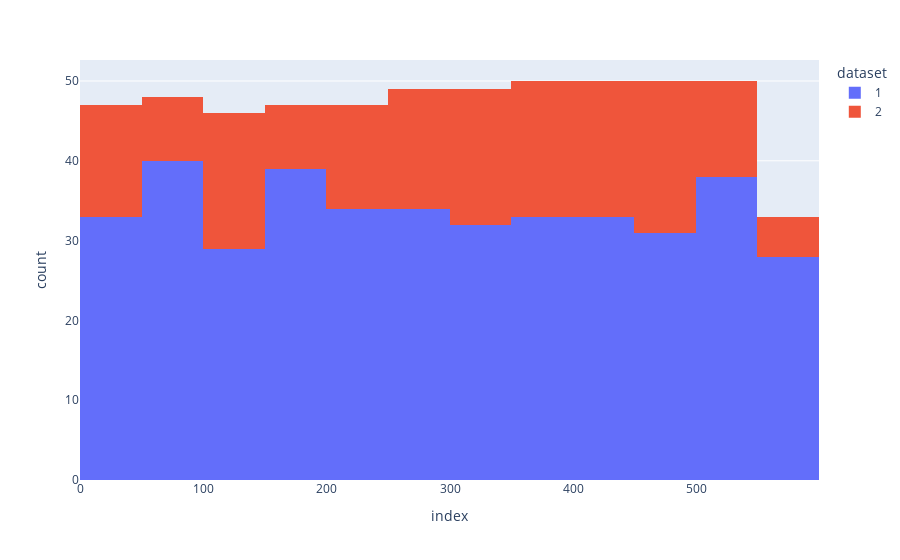
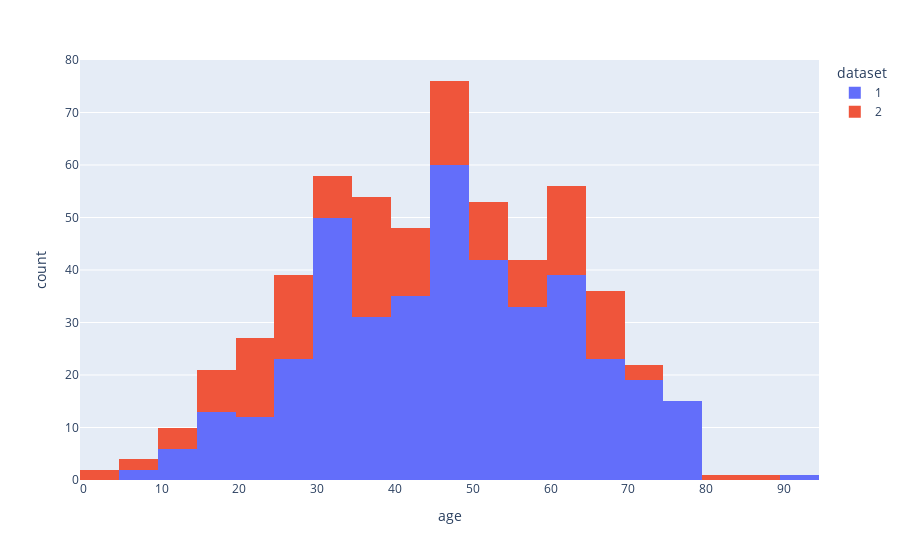
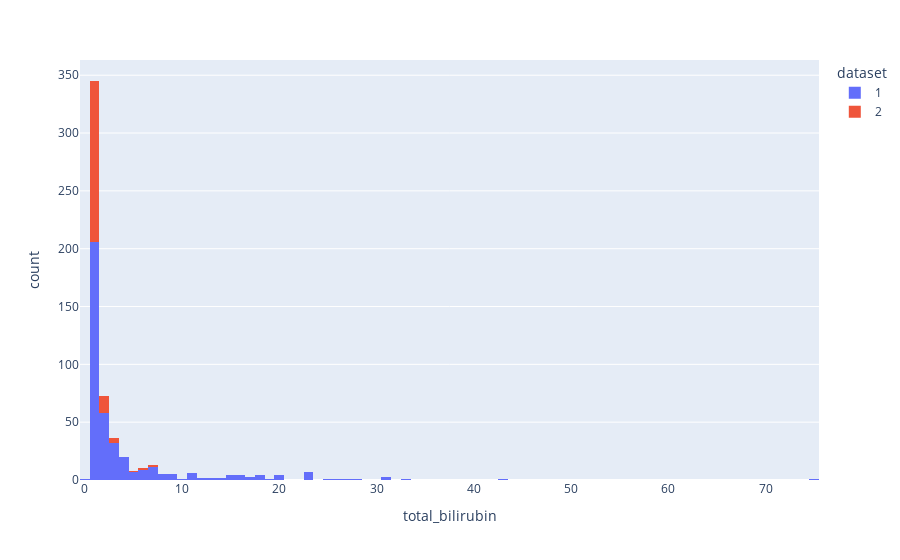
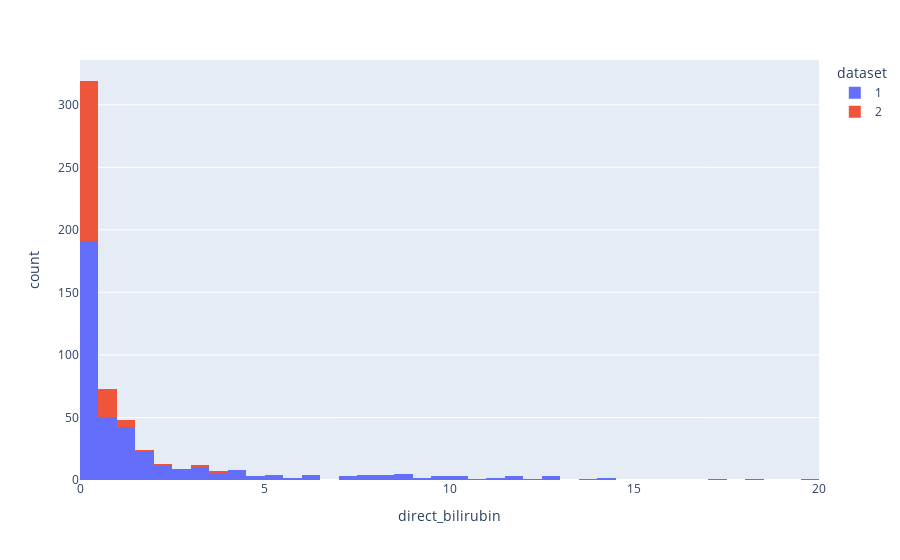

Here is the notebook cell these charts were saved with, in order:
### Code cell
for col in num_col.columns:
    px.histogram(df,x=col,color='dataset').show()

### Figure 1 — Plotly figure (JSON) as saved in the notebook; plotly's stock layout.template omitted (floating-point values rounded to 4 significant figures; data arrays with more than 128 entries replaced by an {"elided": "..."} marker saying what was removed)
{"data": [{"bingroup": "x", "hovertemplate": "dataset=1<br>index=%{x}<br>count=%{y}<extra></extra>", "legendgroup": "1", "marker": {"color": "#636efa", "pattern": {"shape": ""}}, "name": "1", "orientation": "v", "showlegend": true, "type": "histogram", "x": {"elided": "404 int values"}, "xaxis": "x", "yaxis": "y"}, {"bingroup": "x", "hovertemplate": "dataset=2<br>index=%{x}<br>count=%{y}<extra></extra>", "legendgroup": "2", "marker": {"color": "#EF553B", "pattern": {"shape": ""}}, "name": "2", "orientation": "v", "showlegend": true, "type": "histogram", "x": {"elided": "162 int values"}, "xaxis": "x", "yaxis": "y"}], "layout": {"barmode": "relative", "legend": {"title": {"text": "dataset"}, "tracegroupgap": 0}, "margin": {"t": 60}, "xaxis": {"anchor": "y", "domain": [0, 1], "title": {"text": "index"}}, "yaxis": {"anchor": "x", "domain": [0, 1], "title": {"text": "count"}}}}

### Figure 2 — Plotly figure (JSON) as saved in the notebook; plotly's stock layout.template omitted (floating-point values rounded to 4 significant figures; data arrays with more than 128 entries replaced by an {"elided": "..."} marker saying what was removed)
{"data": [{"bingroup": "x", "hovertemplate": "dataset=1<br>age=%{x}<br>count=%{y}<extra></extra>", "legendgroup": "1", "marker": {"color": "#636efa", "pattern": {"shape": ""}}, "name": "1", "orientation": "v", "showlegend": true, "type": "histogram", "x": {"elided": "404 int values"}, "xaxis": "x", "yaxis": "y"}, {"bingroup": "x", "hovertemplate": "dataset=2<br>age=%{x}<br>count=%{y}<extra></extra>", "legendgroup": "2", "marker": {"color": "#EF553B", "pattern": {"shape": ""}}, "name": "2", "orientation": "v", "showlegend": true, "type": "histogram", "x": {"elided": "162 int values"}, "xaxis": "x", "yaxis": "y"}], "layout": {"barmode": "relative", "legend": {"title": {"text": "dataset"}, "tracegroupgap": 0}, "margin": {"t": 60}, "xaxis": {"anchor": "y", "domain": [0, 1], "title": {"text": "age"}}, "yaxis": {"anchor": "x", "domain": [0, 1], "title": {"text": "count"}}}}

### Figure 3 — Plotly figure (JSON) as saved in the notebook; plotly's stock layout.template omitted (floating-point values rounded to 4 significant figures; data arrays with more than 128 entries replaced by an {"elided": "..."} marker saying what was removed)
{"data": [{"bingroup": "x", "hovertemplate": "dataset=1<br>total_bilirubin=%{x}<br>count=%{y}<extra></extra>", "legendgroup": "1", "marker": {"color": "#636efa", "pattern": {"shape": ""}}, "name": "1", "orientation": "v", "showlegend": true, "type": "histogram", "x": {"elided": "404 float values"}, "xaxis": "x", "yaxis": "y"}, {"bingroup": "x", "hovertemplate": "dataset=2<br>total_bilirubin=%{x}<br>count=%{y}<extra></extra>", "legendgroup": "2", "marker": {"color": "#EF553B", "pattern": {"shape": ""}}, "name": "2", "orientation": "v", "showlegend": true, "type": "histogram", "x": {"elided": "162 float values"}, "xaxis": "x", "yaxis": "y"}], "layout": {"barmode": "relative", "legend": {"title": {"text": "dataset"}, "tracegroupgap": 0}, "margin": {"t": 60}, "xaxis": {"anchor": "y", "domain": [0, 1], "title": {"text": "total_bilirubin"}}, "yaxis": {"anchor": "x", "domain": [0, 1], "title": {"text": "count"}}}}

### Figure 4 — Plotly figure (JSON) as saved in the notebook; plotly's stock layout.template omitted (floating-point values rounded to 4 significant figures; data arrays with more than 128 entries replaced by an {"elided": "..."} marker saying what was removed)
{"data": [{"bingroup": "x", "hovertemplate": "dataset=1<br>direct_bilirubin=%{x}<br>count=%{y}<extra></extra>", "legendgroup": "1", "marker": {"color": "#636efa", "pattern": {"shape": ""}}, "name": "1", "orientation": "v", "showlegend": true, "type": "histogram", "x": {"elided": "404 float values"}, "xaxis": "x", "yaxis": "y"}, {"bingroup": "x", "hovertemplate": "dataset=2<br>direct_bilirubin=%{x}<br>count=%{y}<extra></extra>", "legendgroup": "2", "marker": {"color": "#EF553B", "pattern": {"shape": ""}}, "name": "2", "orientation": "v", "showlegend": true, "type": "histogram", "x": {"elided": "162 float values"}, "xaxis": "x", "yaxis": "y"}], "layout": {"barmode": "relative", "legend": {"title": {"text": "dataset"}, "tracegroupgap": 0}, "margin": {"t": 60}, "xaxis": {"anchor": "y", "domain": [0, 1], "title": {"text": "direct_bilirubin"}}, "yaxis": {"anchor": "x", "domain": [0, 1], "title": {"text": "count"}}}}
